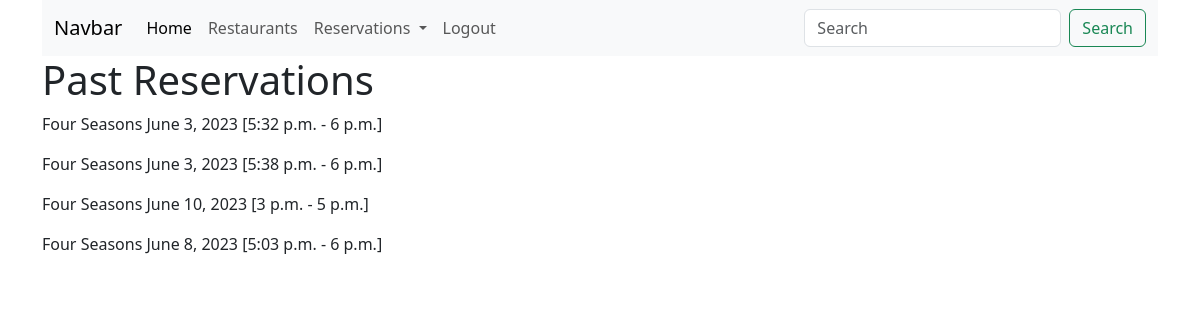
Screenshot of /reservations/past (signed in) with the database file from the repository.
### reservations/models.py (models this page shows, shortened)
class Reservation(models.Model):
    customer = models.ForeignKey(User, on_delete=models.CASCADE)
    date = models.DateField()
    time = models.TimeField(null=True, blank=True)
    time_to = models.TimeField(null=True, blank=True)
    number_of_people = models.IntegerField()
    restaurant = models.ForeignKey(Restaurant, on_delete=models.CASCADE, null=True)

class Restaurant(models.Model):
    name = models.CharField(max_length=100)
    address = models.CharField(max_length=200)
    phone_number = models.CharField(max_length=20)
    opening_time = models.TimeField()
    closing_time = models.TimeField()
    capacity = models.IntegerField()
    owner = models.ForeignKey(User, on_delete=models.CASCADE)
    image = models.ImageField(upload_to='static/restaurant', blank=True, null=True)

### reservations/views.py (the view)
# urls.py: path('reservations/past', reservations.views.reservations_past),
@login_required
def reservations_past(request):
    reservations = Reservation.objects.filter(customer_id=request.user.id, date__lte=datetime.today().date())
    return render(request, "reservations_past.html", {'reservations': reservations})

### templates/reservations_past.html (shortened to what this page needs)
{% extends 'base.html' %}
{% block content %}
    <h1>Past Reservations</h1>
    {% for r in reservations %}
        <p>{{ r.restaurant.name }} {{ r.date }} [{{ r.time }} - {{ r.time_to }}]</p>
    {% endfor %}
{% endblock %}

### rows the page displays
Reservation: restaurant.name "Four Seasons", date "June 3, 2023", time "5:32 p.m.", time_to "6 p.m."
Reservation: restaurant.name "Four Seasons", date "June 3, 2023", time "5:38 p.m.", time_to "6 p.m."
Reservation: restaurant.name "Four Seasons", date "June 10, 2023", time "3 p.m.", time_to "5 p.m."
Reservation: restaurant.name "Four Seasons", date "June 8, 2023", time "5:03 p.m.", time_to "6 p.m."
